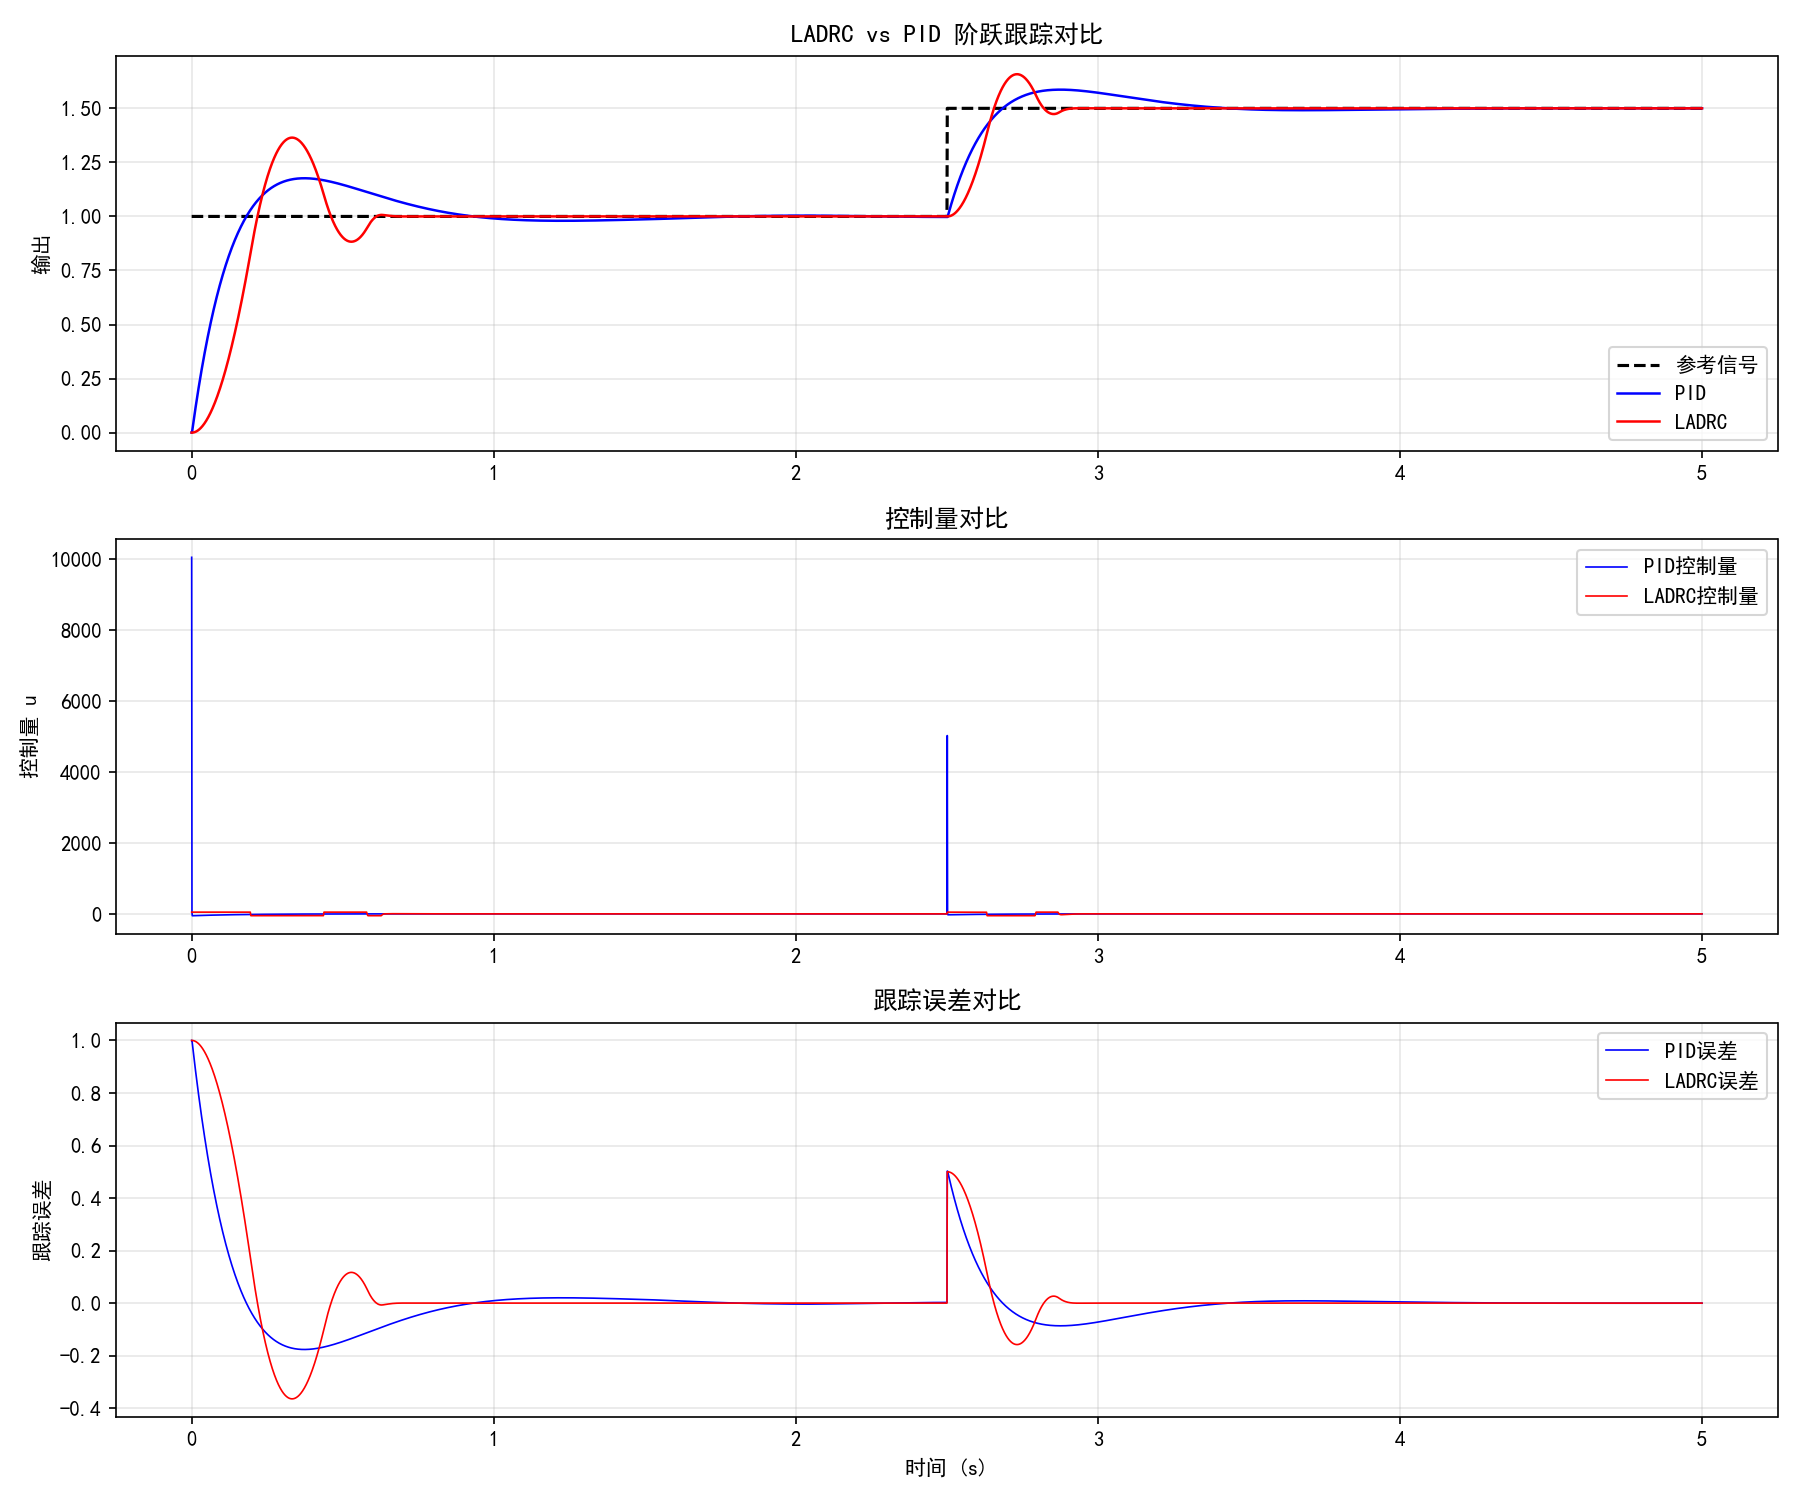

Python code for this plot:
# -*- coding: utf-8 -*-
"""
LADRC vs PID 对比仿真
====================
比较线性自抗扰控制(LADRC)与传统PID的跟踪与抗扰性能
"""
import numpy as np
import matplotlib
matplotlib.use('Agg')
import matplotlib.pyplot as plt
import os



def main():
    plt.rcParams['font.sans-serif'] = ['SimHei', 'Microsoft YaHei', 'DejaVu Sans']
    plt.rcParams['axes.unicode_minus'] = False

    # ========== 系统参数 ==========
    dt = 0.001          # 仿真步长 1ms
    T = 5.0             # 仿真总时长 5s
    t = np.arange(0, T, dt)
    N = len(t)

    # 被控对象: G(s) = 1 / (s^2 + 2s + 1)  二阶欠阻尼系统
    # 状态空间: x1_dot = x2, x2_dot = -x1 - 2*x2 + u
    a1, a2 = 1.0, 2.0

    # ========== 参考信号 ==========
    ref = np.ones(N)  # 阶跃信号
    ref[t > 2.5] = 1.5  # 2.5s后变为1.5

    # 扰动
    disturbance = np.zeros(N)
    disturbance[(t > 1.5) & (t < 2.0)] = 0.3  # 脉冲扰动
    disturbance[t > 3.5] = 0.15  # 阶跃扰动

    # ========== PID控制器 ==========
    Kp, Ki, Kd = 50.0, 100.0, 10.0
    x_pid = np.zeros(2)
    y_pid = np.zeros(N)
    u_pid = np.zeros(N)
    e_int_pid = 0
    e_prev_pid = 0

    for i in range(N):
        y_pid[i] = x_pid[0]
        e = ref[i] - x_pid[0]
        e_int_pid += e * dt
        e_d = (e - e_prev_pid) / dt
        # 积分抗饱和
        e_int_pid = np.clip(e_int_pid, -5, 5)
        u = Kp * e + Ki * e_int_pid + Kd * e_d
        u_pid[i] = u
        # 状态更新 (欧拉法)
        x1_dot = x_pid[1]
        x2_dot = -a1 * x_pid[0] - a2 * x_pid[1] + u + disturbance[i]
        x_pid[0] += x1_dot * dt
        x_pid[1] += x2_dot * dt
        e_prev_pid = e

    # ========== LADRC控制器 ==========
    # LADRC: LESO + 状态误差反馈
    wc = 100   # 控制器带宽
    wo = 100   # 观测器带宽
    b0 = 1.0   # 系统增益估计

    # LADRC状态
    x_lad = np.zeros(2)
    z1, z2, z3 = 0.0, 0.0, 0.0  # LESO状态
    y_lad = np.zeros(N)
    u_lad = np.zeros(N)

    # LESO增益 (三阶)
    beta1 = 3 * wo
    beta2 = 3 * wo**2
    beta3 = wo**3

    for i in range(N):
        y_lad[i] = x_lad[0]
        # 观测误差
        e_obs = z1 - x_lad[0]
        # LESO更新
        z1 += (z2 - beta1 * e_obs) * dt
        z2 += (z3 - beta2 * e_obs + b0 * u_lad[max(0, i-1)]) * dt
        z3 += (-beta3 * e_obs) * dt

        # 控制律: PD + 扰动补偿
        e_lad = ref[i] - z1
        e_dot = -z2  # 期望导数为0时
        u0 = wc**2 * e_lad + 2 * wc * e_dot
        u = (u0 - z3) / b0
        u = np.clip(u, -50, 50)
        u_lad[i] = u

        # 被控对象更新
        x1_dot = x_lad[1]
        x2_dot = -a1 * x_lad[0] - a2 * x_lad[1] + u + disturbance[i]
        x_lad[0] += x1_dot * dt
        x_lad[1] += x2_dot * dt

    # ========== 性能指标 ==========
    def calc_metrics(y, ref, t, t_start=0.0):
        """计算性能指标"""
        idx = t >= t_start
        y_s, r_s, t_s = y[idx], ref[idx], t[idx]
        err = r_s - y_s

        # 上升时间 (10%~90%)
        final_val = r_s[-1]
        t_10 = t_s[np.where(y_s >= 0.1 * final_val)[0][0]] if np.any(y_s >= 0.1 * final_val) else t_s[-1]
        t_90 = t_s[np.where(y_s >= 0.9 * final_val)[0][0]] if np.any(y_s >= 0.9 * final_val) else t_s[-1]
        t_rise = t_90 - t_10

        # 超调量
        overshoot = (np.max(y_s) - final_val) / abs(final_val) * 100 if final_val != 0 else 0

        # 调节时间 (±2%)
        settled = np.abs(err) < 0.02 * abs(final_val) if final_val != 0 else np.abs(err) < 0.02
        t_settle = t_s[-1]
        for j in range(len(t_s)-1, -1, -1):
            if not settled[j]:
                t_settle = t_s[min(j+1, len(t_s)-1)]
                break

        # IAE / ISE
        iae = np.sum(np.abs(err)) * dt
        ise = np.sum(err**2) * dt

        return {'上升时间': t_rise, '超调量%': overshoot, '调节时间': t_settle, 'IAE': iae, 'ISE': ise}

    m_pid = calc_metrics(y_pid, ref, t)
    m_lad = calc_metrics(y_lad, ref, t)

    print("=== PID 性能指标 ===")
    for k, v in m_pid.items():
        print(f"  {k}: {v:.4f}")
    print("\n=== LADRC 性能指标 ===")
    for k, v in m_lad.items():
        print(f"  {k}: {v:.4f}")

    # ========== 绘图 ==========
    fig, axes = plt.subplots(3, 1, figsize=(12, 10))

    # 跟踪对比
    axes[0].plot(t, ref, 'k--', linewidth=1.5, label='参考信号')
    axes[0].plot(t, y_pid, 'b-', linewidth=1.2, label='PID')
    axes[0].plot(t, y_lad, 'r-', linewidth=1.2, label='LADRC')
    axes[0].set_ylabel('输出')
    axes[0].set_title('LADRC vs PID 阶跃跟踪对比')
    axes[0].legend()
    axes[0].grid(True, alpha=0.3)

    # 控制量
    axes[1].plot(t, u_pid, 'b-', linewidth=0.8, label='PID控制量')
    axes[1].plot(t, u_lad, 'r-', linewidth=0.8, label='LADRC控制量')
    axes[1].set_ylabel('控制量 u')
    axes[1].set_title('控制量对比')
    axes[1].legend()
    axes[1].grid(True, alpha=0.3)

    # 误差
    axes[2].plot(t, ref - y_pid, 'b-', linewidth=0.8, label='PID误差')
    axes[2].plot(t, ref - y_lad, 'r-', linewidth=0.8, label='LADRC误差')
    axes[2].set_xlabel('时间 (s)')
    axes[2].set_ylabel('跟踪误差')
    axes[2].set_title('跟踪误差对比')
    axes[2].legend()
    axes[2].grid(True, alpha=0.3)

    plt.tight_layout()
    out = os.path.join(os.path.dirname(os.path.abspath(__file__)), 'ladrc_vs_pid_simulation.png')
    plt.savefig(out, dpi=150)
    plt.close()
    print(f"\n已保存: {out}")



if __name__ == '__main__':
    main()
